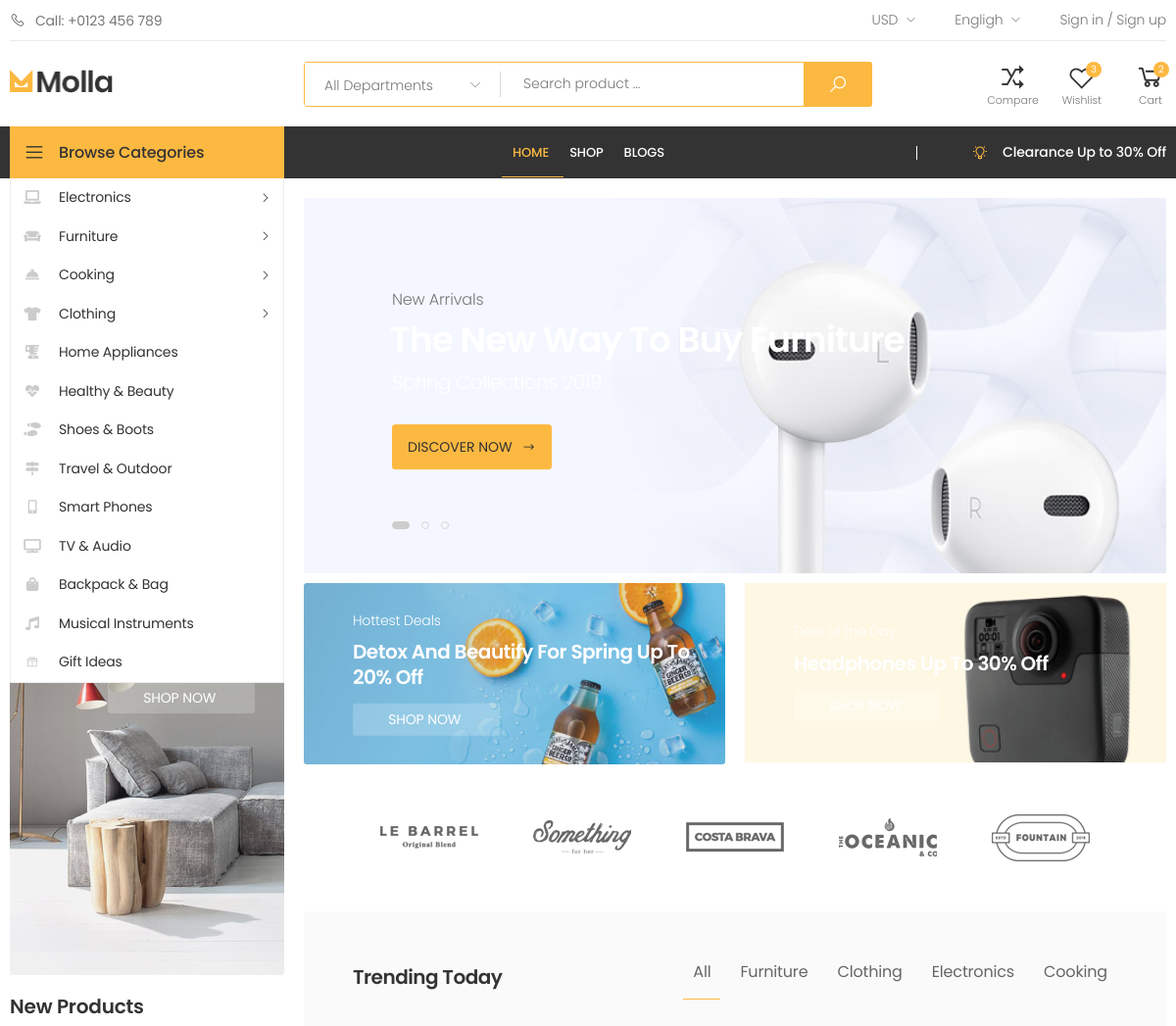
Before: / (upper part) with the older database file.
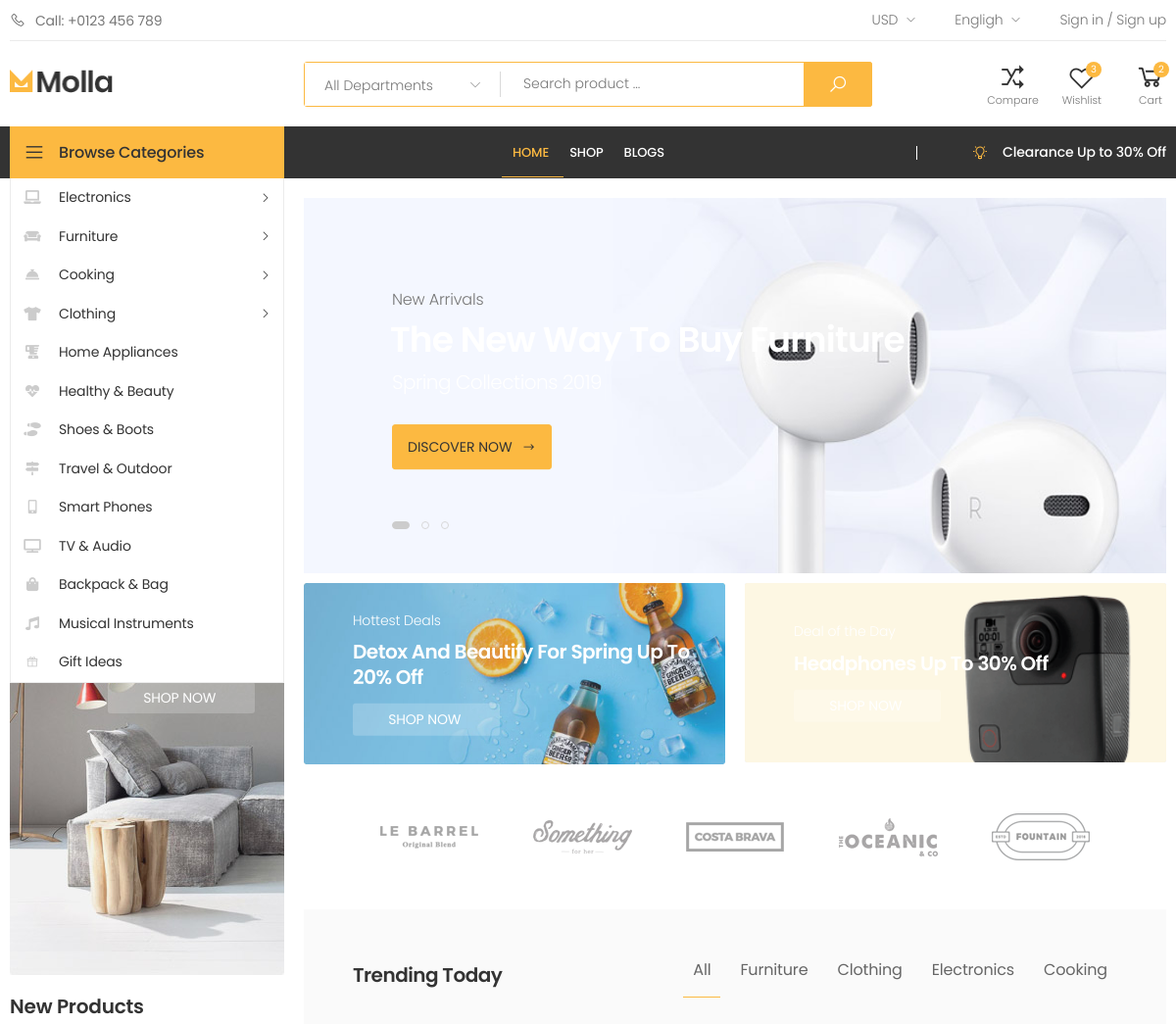
After: the same page with the newer database file.
### tables this page shows
CREATE TABLE `brands` (
  `brand_id` int(11) NOT NULL,
  `brand_name` char(50) NOT NULL,
  `image_src` varchar(255) DEFAULT NULL,
  `image_alt` varchar(255) DEFAULT NULL,
  `details` varchar(255) NOT NULL,
  `created_at` timestamp NOT NULL DEFAULT current_timestamp()
);

### components/main/slider.php (the view, shortened to what this page needs)
<?php
$query = "SELECT * FROM slides";
$slides = $conn->query($query);
?>
<div class="col-xl-9 col-xxl-8 offset-lg-3 offset-xxl-2">
    <div class="intro-slider-container slider-container-ratio mb-2">
        <div class="intro-slider owl-carousel owl-simple owl-nav-inside" data-toggle="owl" data-owl-options='{
                                    "nav": false,
                                    "dots": true
                                }'>
            <?php while ($slide = $slides->fetch_object()) { ?>
                <div class="intro-slide">
                    <figure class="slide-image">
                        <picture>
                            <source media="(max-width: 480px)" srcset="<?= $slide->image_src ?>">
                            <img src="<?= $slide->image_src ?>" alt="<?= $slide->image_alt ?>">
                        </picture>
                    </figure>
                    <div class="intro-content">
                        <h3 class="intro-subtitle"><?= $slide->subtitle ?></h3>
                        <h1 class="intro-title text-white">
                            <?= $slide->title  ?>
                        </h1>
                        <div class="intro-text text-white">
                        </div>
                        <a href="<?= $slide->link ?>" class="btn btn-primary">
                            <span>Discover Now</span>
                            <i class="icon-long-arrow-right"></i>
                        </a>
                    </div>
                </div>
            <?php }  ?>
        </div>
    </div>
</div>

### components/main/brand.php
<div class="owl-carousel owl-simple brands-carousel" data-toggle="owl" data-owl-options='{
                                "nav": false,
                                "dots": false,
                                "margin": 20,
                                "loop": false,
                                "responsive": {
                                    "0": {
                                        "items":2
                                    },
                                    "420": {
                                        "items":3
                                    },
                                    "600": {
                                        "items":4
                                    },
                                    "900": {
                                        "items":5
                                    },
                                    "1600": {
                                        "items":6,
                                        "nav": true
                                    }
                                }
                            }'>
    <?php
    $query = "SELECT * FROM brands";
    $result = $conn->query($query);
    while ($row = $result->fetch_object()) {
        $imageSrc = $row->image_src;
        $imageAlt = $row->image_alt;
        echo '<a href="javascript:void(0)" class="brand">';
        echo '<img src="' . $imageSrc . '" alt="' . $imageAlt . '">';
        echo '</a>';
    }
    ?>
</div>

Changed rows visible on the page:
changed brands (number 1 of 5 on the later page): image_src: a different picture
changed brands (number 2 of 5 on the later page): image_src: a different picture
changed brands (number 3 of 5 on the later page): image_src: a different picture
changed brands (number 4 of 5 on the later page): image_src: a different picture
changed brands (number 5 of 5 on the later page): image_src: a different picture
